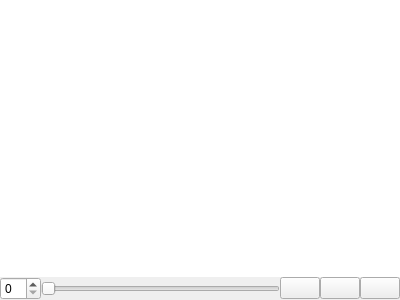
<?xml version="1.0" encoding="UTF-8"?>
<ui version="4.0">
 <class>ImageWidget</class>
 <widget class="QWidget" name="ImageWidget">
  <property name="geometry">
   <rect>
    <x>0</x>
    <y>0</y>
    <width>400</width>
    <height>300</height>
   </rect>
  </property>
  <property name="windowTitle">
   <string>Form</string>
  </property>
  <layout class="QGridLayout" name="gridLayout">
   <property name="leftMargin">
    <number>0</number>
   </property>
   <property name="topMargin">
    <number>0</number>
   </property>
   <property name="rightMargin">
    <number>0</number>
   </property>
   <property name="bottomMargin">
    <number>0</number>
   </property>
   <property name="spacing">
    <number>0</number>
   </property>
   <item row="0" column="0">
    <widget class="QGraphicsView" name="graphicsView">
     <property name="mouseTracking">
      <bool>true</bool>
     </property>
     <property name="frameShape">
      <enum>QFrame::NoFrame</enum>
     </property>
     <property name="renderHints">
      <set>QPainter::Antialiasing|QPainter::HighQualityAntialiasing|QPainter::SmoothPixmapTransform|QPainter::TextAntialiasing</set>
     </property>
    </widget>
   </item>
   <item row="1" column="0">
    <widget class="QFrame" name="frameControls">
     <property name="sizePolicy">
      <sizepolicy hsizetype="Preferred" vsizetype="Fixed">
       <horstretch>0</horstretch>
       <verstretch>0</verstretch>
      </sizepolicy>
     </property>
     <property name="maximumSize">
      <size>
       <width>16777215</width>
       <height>25</height>
      </size>
     </property>
     <property name="frameShape">
      <enum>QFrame::NoFrame</enum>
     </property>
     <property name="frameShadow">
      <enum>QFrame::Plain</enum>
     </property>
     <layout class="QGridLayout" name="gridLayout_2">
      <property name="leftMargin">
       <number>0</number>
      </property>
      <property name="topMargin">
       <number>0</number>
      </property>
      <property name="rightMargin">
       <number>0</number>
      </property>
      <property name="bottomMargin">
       <number>0</number>
      </property>
      <property name="spacing">
       <number>0</number>
      </property>
      <item row="1" column="2">
       <widget class="QSlider" name="horizontalSlider">
        <property name="enabled">
         <bool>true</bool>
        </property>
        <property name="pageStep">
         <number>1</number>
        </property>
        <property name="orientation">
         <enum>Qt::Horizontal</enum>
        </property>
       </widget>
      </item>
      <item row="1" column="1">
       <widget class="QSpinBox" name="spinBox">
        <property name="enabled">
         <bool>true</bool>
        </property>
        <property name="sizePolicy">
         <sizepolicy hsizetype="Minimum" vsizetype="Minimum">
          <horstretch>0</horstretch>
          <verstretch>0</verstretch>
         </sizepolicy>
        </property>
       </widget>
      </item>
      <item row="1" column="5">
       <widget class="QPushButton" name="rotateButton">
        <property name="enabled">
         <bool>true</bool>
        </property>
        <property name="toolTip">
         <string>Rotate 90 degrres clockwise</string>
        </property>
        <property name="text">
         <string/>
        </property>
        <property name="icon">
         <iconset resource="qrs/resources.qrc">
          <normaloff>:/icons/rotate.png</normaloff>:/icons/rotate.png</iconset>
        </property>
       </widget>
      </item>
      <item row="1" column="4">
       <widget class="QPushButton" name="flip_v_button">
        <property name="enabled">
         <bool>true</bool>
        </property>
        <property name="toolTip">
         <string>Mirror Vertically</string>
        </property>
        <property name="text">
         <string/>
        </property>
        <property name="icon">
         <iconset resource="qrs/resources.qrc">
          <normaloff>:/icons/icons/flip_v.png</normaloff>:/icons/icons/flip_v.png</iconset>
        </property>
       </widget>
      </item>
      <item row="1" column="3">
       <widget class="QPushButton" name="flip_h_button">
        <property name="enabled">
         <bool>true</bool>
        </property>
        <property name="toolTip">
         <string>Mirror Horizontally</string>
        </property>
        <property name="text">
         <string/>
        </property>
        <property name="icon">
         <iconset resource="qrs/resources.qrc">
          <normaloff>:/icons/icons/flip_h.png</normaloff>:/icons/icons/flip_h.png</iconset>
        </property>
       </widget>
      </item>
     </layout>
    </widget>
   </item>
  </layout>
 </widget>
 <resources>
  <include location="qrs/resources.qrc"/>
 </resources>
 <connections/>
</ui>
